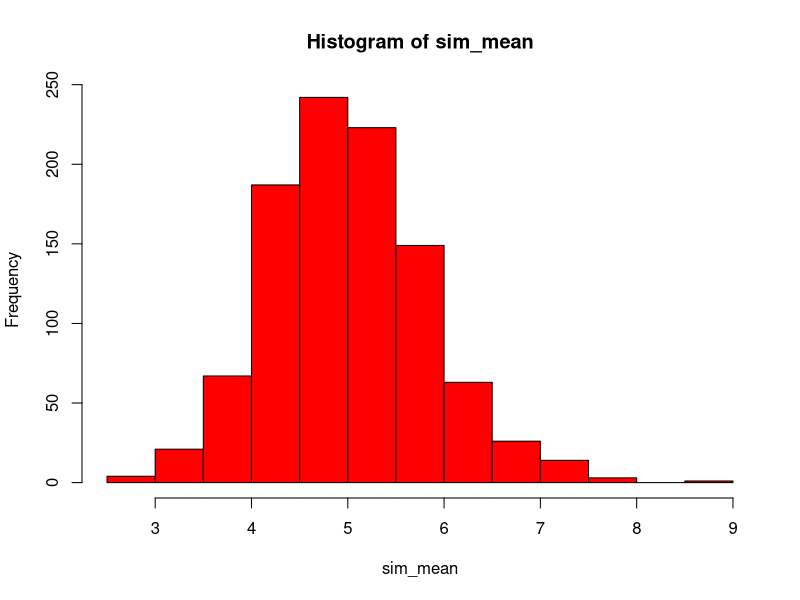
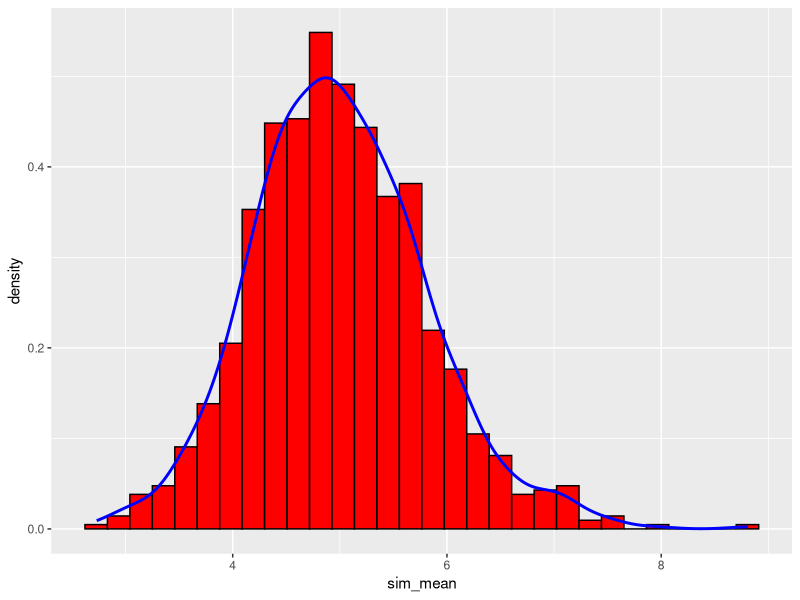
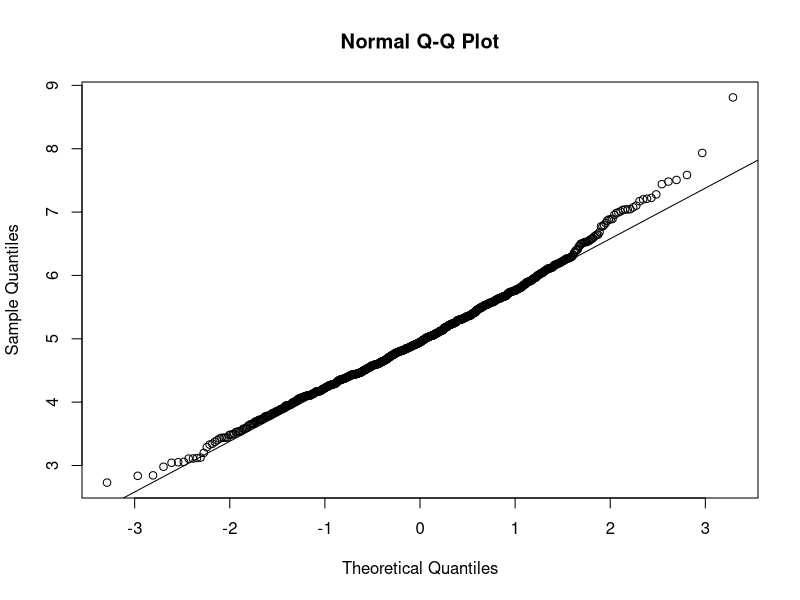

These figures' R source, in order:
## ---- chunk 1
library(ggplot2)
knitr::opts_chunk$set(echo = TRUE)
## ---- chunk 2

          lambda = 0.2
          n = 40 
          nosim = 1000

          set.seed(234)

 #Create a matrix of 1000 rows with the columns corresponding to random simulation 40 times
sim_matrix <- matrix(rexp(nosim * n, rate=lambda), nosim, n)
sim_mean <- rowMeans(sim_matrix)

hist(sim_mean, col = "red")

## ---- chunk 3

mean_data <- mean(sim_mean)
theory_mean <- 1/lambda

paste("sample mean is ", mean_data)
paste("theory mean is ", theory_mean)

## ---- chunk 4

actual_var <- var(sim_mean)
theory_var <- (1/lambda)^2/n

paste("sample variance is ", actual_var)
paste("theory variance is ", theory_var)
## ---- chunk 5
plotdata <- data.frame(sim_mean);
m <- ggplot(plotdata, aes(x =sim_mean))
m <- m + geom_histogram(aes(y=..density..), colour="black",
fill = "red")
m + geom_density(colour="blue", size=1);



actual_conf_interval <- round (mean(sim_mean) + c(-1,1)*1.96*sd(sim_mean)/sqrt(n),3)
theory_conf_interval <- theory_mean + c(-1,1)*1.96*sqrt(theory_var)/sqrt(n);

qqnorm(sim_mean);
qqline(sim_mean)


